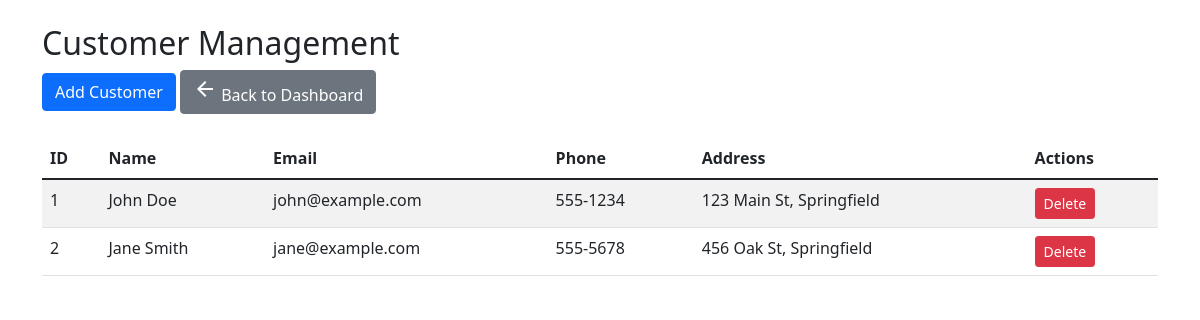
The page /customers.php on the database its author committed.
### tables this page shows
CREATE TABLE `customers` (
  `id` int(11) NOT NULL,
  `name` varchar(100) NOT NULL,
  `email` varchar(100) NOT NULL,
  `phone` varchar(15) DEFAULT NULL,
  `address` text DEFAULT NULL,
  `created_at` timestamp NOT NULL DEFAULT current_timestamp()
);

### customers.php (the view, shortened to what this page needs)
<?php
include('db.connection.php');
$query = "SELECT * FROM Customers";
$stmt = $pdo->query($query);
?>
<!DOCTYPE html>
<html lang="en">
<head>
    <link href="https://cdn.jsdelivr.net/npm/bootstrap@5.1.3/dist/css/bootstrap.min.css" rel="stylesheet">
</head>
<body>
<div class="container mt-4">
    <h2>Customer Management</h2>
    <button class="btn btn-primary" data-bs-toggle="modal" data-bs-target="#addCustomerModal">Add Customer</button>
    <button class="btn btn-secondary" data-bs-toggle="modal" data-bs-target="#backToDashboardModal">
        <span class="material-icons">arrow_back</span> Back to Dashboard
    </button>
    <table class="table table-striped mt-4">
        <thead>
            <tr>
                <th>ID</th>
                <th>Name</th>
                <th>Email</th>
                <th>Phone</th>
                <th>Address</th>
                <th>Actions</th>
            </tr>
        </thead>
        <tbody>
            <?php while ($row = $stmt->fetch(PDO::FETCH_ASSOC)): ?>
                <tr>
                    <td><?= $row['id'] ?></td>
                    <td><?= $row['name'] ?></td>
                    <td><?= $row['email'] ?></td>
                    <td><?= $row['phone'] ?></td>
                    <td><?= $row['address'] ?></td>
                    <td>
                        <a href="?delete_customer=<?= $row['id'] ?>" class="btn btn-danger btn-sm">Delete</a>
                    </td>
                </tr>
            <?php endwhile; ?>
        </tbody>
    </table>
</div>
</body>
</html>

### rows shown on the page
customers: id "1", name "John Doe", email "john@example.com", phone "555-1234", address "123 Main St, Springfield"
customers: id "2", name "Jane Smith", email "jane@example.com", phone "555-5678", address "456 Oak St, Springfield"
